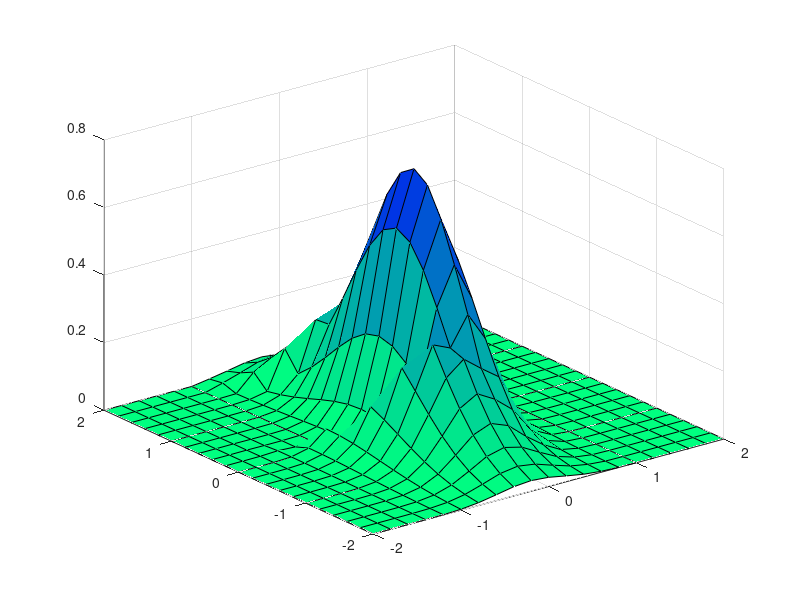

This figure's MATLAB source:
a = 2;
b = 2;
clf;
x = -a:0.2:a;y = -b:0.2:b;
for i = 1:length(y)
    for j = 1:length(x)
        if x(j)+y(i)>1
            z(i,j)=0.5457*exp(-0.75*y(i)^2-3.75*x(j)^2-1.5*x(j));
        elseif x(j)+y(i)<=-1
            z(i,j)=0.5457*exp(-0.75*y(i)^2-3.75*x(j)^2-1.5*x(j));
        else z(i,j)=0.7575*exp(-y(i)^2-6.*x(j)^2);
        end
    end
end
axis([-a,a,-b,b,min(min(z)),max(max(z))]);
colormap(flipud(winter));surf(x,y,z);